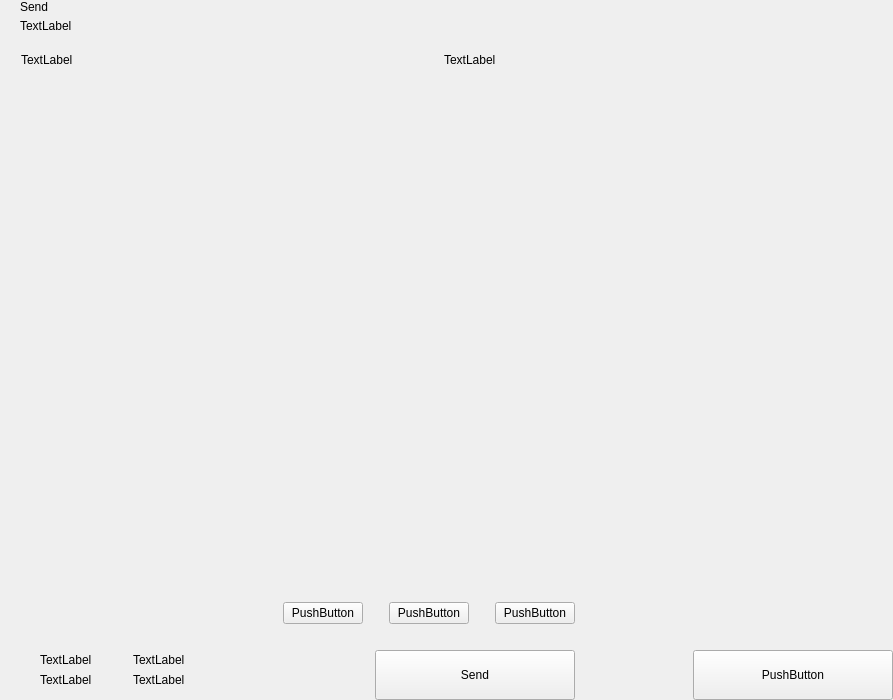
<?xml version="1.0" encoding="UTF-8"?>
<ui version="4.0">
 <class>send</class>
 <widget class="QWidget" name="send">
  <property name="geometry">
   <rect>
    <x>0</x>
    <y>0</y>
    <width>893</width>
    <height>700</height>
   </rect>
  </property>
  <property name="windowTitle">
   <string>Form</string>
  </property>
  <layout class="QHBoxLayout" name="horizontalLayout_2" stretch="2,1">
   <property name="spacing">
    <number>0</number>
   </property>
   <property name="leftMargin">
    <number>0</number>
   </property>
   <property name="topMargin">
    <number>0</number>
   </property>
   <property name="rightMargin">
    <number>0</number>
   </property>
   <property name="bottomMargin">
    <number>0</number>
   </property>
   <item>
    <widget class="QWidget" name="left" native="true">
     <layout class="QVBoxLayout" name="verticalLayout_3">
      <property name="spacing">
       <number>0</number>
      </property>
      <property name="leftMargin">
       <number>0</number>
      </property>
      <property name="topMargin">
       <number>0</number>
      </property>
      <property name="rightMargin">
       <number>0</number>
      </property>
      <property name="bottomMargin">
       <number>0</number>
      </property>
      <item>
       <layout class="QVBoxLayout" name="verticalLayout_22" stretch="0,0,0,1,0,0,0,0">
        <property name="spacing">
         <number>0</number>
        </property>
        <item>
         <layout class="QHBoxLayout" name="horizontalLayout_3">
          <property name="spacing">
           <number>0</number>
          </property>
          <property name="leftMargin">
           <number>20</number>
          </property>
          <property name="rightMargin">
           <number>20</number>
          </property>
          <item>
           <layout class="QVBoxLayout" name="verticalLayout">
            <property name="spacing">
             <number>5</number>
            </property>
            <item>
             <widget class="QLabel" name="labelTitle">
              <property name="text">
               <string>Send</string>
              </property>
              <property name="alignment">
               <set>Qt::AlignLeading|Qt::AlignLeft|Qt::AlignVCenter</set>
              </property>
             </widget>
            </item>
            <item>
             <widget class="QLabel" name="labelSubtitle1">
              <property name="text">
               <string>TextLabel</string>
              </property>
             </widget>
            </item>
           </layout>
          </item>
          <item>
           <spacer name="horizontalSpacer">
            <property name="orientation">
             <enum>Qt::Horizontal</enum>
            </property>
            <property name="sizeHint" stdset="0">
             <size>
              <width>40</width>
              <height>20</height>
             </size>
            </property>
           </spacer>
          </item>
          <item>
           <layout class="QVBoxLayout" name="verticalLayout_6">
            <property name="spacing">
             <number>0</number>
            </property>
           </layout>
          </item>
         </layout>
        </item>
        <item>
         <spacer name="verticalSpacer_2">
          <property name="orientation">
           <enum>Qt::Vertical</enum>
          </property>
          <property name="sizeType">
           <enum>QSizePolicy::Fixed</enum>
          </property>
          <property name="sizeHint" stdset="0">
           <size>
            <width>20</width>
            <height>20</height>
           </size>
          </property>
         </spacer>
        </item>
        <item>
         <layout class="QHBoxLayout" name="horizontalLayout" stretch="6,0,2">
          <property name="spacing">
           <number>0</number>
          </property>
          <property name="leftMargin">
           <number>10</number>
          </property>
          <property name="topMargin">
           <number>0</number>
          </property>
          <property name="rightMargin">
           <number>20</number>
          </property>
          <property name="bottomMargin">
           <number>0</number>
          </property>
          <item>
           <widget class="QLabel" name="labelSubtitleAddress">
            <property name="styleSheet">
             <string notr="true">margin-left:8px;</string>
            </property>
            <property name="text">
             <string>TextLabel</string>
            </property>
           </widget>
          </item>
          <item>
           <spacer name="horizontalSpacer_3">
            <property name="orientation">
             <enum>Qt::Horizontal</enum>
            </property>
            <property name="sizeType">
             <enum>QSizePolicy::Fixed</enum>
            </property>
            <property name="sizeHint" stdset="0">
             <size>
              <width>40</width>
              <height>1</height>
             </size>
            </property>
           </spacer>
          </item>
          <item>
           <widget class="QLabel" name="labelSubtitleAmount">
            <property name="text">
             <string>TextLabel</string>
            </property>
           </widget>
          </item>
         </layout>
        </item>
        <item>
         <widget class="QScrollArea" name="scrollArea">
          <property name="minimumSize">
           <size>
            <width>0</width>
            <height>350</height>
           </size>
          </property>
          <property name="styleSheet">
           <string notr="true">#scrollArea {
            background:transparent;
            margin-top:10px;
}</string>
          </property>
          <property name="horizontalScrollBarPolicy">
           <enum>Qt::ScrollBarAlwaysOff</enum>
          </property>
          <property name="sizeAdjustPolicy">
           <enum>QAbstractScrollArea::AdjustIgnored</enum>
          </property>
          <property name="widgetResizable">
           <bool>true</bool>
          </property>
          <property name="alignment">
           <set>Qt::AlignLeading|Qt::AlignLeft|Qt::AlignTop</set>
          </property>
          <widget class="QWidget" name="scrollAreaWidgetContents">
           <property name="geometry">
            <rect>
             <x>0</x>
             <y>0</y>
             <width>591</width>
             <height>16</height>
            </rect>
           </property>
           <property name="sizePolicy">
            <sizepolicy hsizetype="Preferred" vsizetype="Maximum">
             <horstretch>0</horstretch>
             <verstretch>0</verstretch>
            </sizepolicy>
           </property>
           <property name="autoFillBackground">
            <bool>false</bool>
           </property>
           <property name="styleSheet">
            <string notr="true">#scrollAreaWidgetContents {
             background:transparent;
             }</string>
           </property>
           <layout class="QVBoxLayout" name="verticalLayout_7">
            <property name="spacing">
             <number>0</number>
            </property>
            <property name="sizeConstraint">
             <enum>QLayout::SetDefaultConstraint</enum>
            </property>
            <property name="leftMargin">
             <number>0</number>
            </property>
            <property name="topMargin">
             <number>0</number>
            </property>
            <property name="rightMargin">
             <number>0</number>
            </property>
            <property name="bottomMargin">
             <number>0</number>
            </property>
           </layout>
          </widget>
         </widget>
        </item>
        <item>
         <spacer name="verticalSpacer_4">
          <property name="orientation">
           <enum>Qt::Vertical</enum>
          </property>
          <property name="sizeType">
           <enum>QSizePolicy::Fixed</enum>
          </property>
          <property name="sizeHint" stdset="0">
           <size>
            <width>20</width>
            <height>20</height>
           </size>
          </property>
         </spacer>
        </item>
        <item>
         <layout class="QHBoxLayout" name="horizontalLayout_20">
          <property name="spacing">
           <number>6</number>
          </property>
          <property name="rightMargin">
           <number>20</number>
          </property>
          <item>
           <spacer name="horizontalSpacer_4">
            <property name="orientation">
             <enum>Qt::Horizontal</enum>
            </property>
            <property name="sizeHint" stdset="0">
             <size>
              <width>40</width>
              <height>20</height>
             </size>
            </property>
           </spacer>
          </item>
          <item>
           <widget class="QPushButton" name="pushButtonFee">
            <property name="focusPolicy">
             <enum>Qt::NoFocus</enum>
            </property>
            <property name="text">
             <string>PushButton</string>
            </property>
           </widget>
          </item>
          <item>
           <spacer name="horizontalSpacer_11">
            <property name="orientation">
             <enum>Qt::Horizontal</enum>
            </property>
            <property name="sizeType">
             <enum>QSizePolicy::Minimum</enum>
            </property>
            <property name="sizeHint" stdset="0">
             <size>
              <width>20</width>
              <height>20</height>
             </size>
            </property>
           </spacer>
          </item>
          <item>
           <widget class="QPushButton" name="pushButtonClear">
            <property name="focusPolicy">
             <enum>Qt::NoFocus</enum>
            </property>
            <property name="layoutDirection">
             <enum>Qt::RightToLeft</enum>
            </property>
            <property name="text">
             <string>PushButton</string>
            </property>
           </widget>
          </item>
          <item>
           <spacer name="horizontalSpacer_6">
            <property name="orientation">
             <enum>Qt::Horizontal</enum>
            </property>
            <property name="sizeType">
             <enum>QSizePolicy::Fixed</enum>
            </property>
            <property name="sizeHint" stdset="0">
             <size>
              <width>20</width>
              <height>20</height>
             </size>
            </property>
           </spacer>
          </item>
          <item>
           <widget class="QPushButton" name="pushButtonAddRecipient">
            <property name="focusPolicy">
             <enum>Qt::NoFocus</enum>
            </property>
            <property name="text">
             <string>PushButton</string>
            </property>
           </widget>
          </item>
         </layout>
        </item>
        <item>
         <spacer name="verticalSpacer">
          <property name="orientation">
           <enum>Qt::Vertical</enum>
          </property>
          <property name="sizeType">
           <enum>QSizePolicy::Fixed</enum>
          </property>
          <property name="sizeHint" stdset="0">
           <size>
            <width>20</width>
            <height>16</height>
           </size>
          </property>
         </spacer>
        </item>
        <item>
         <layout class="QHBoxLayout" name="horizontalLayout_7">
          <property name="rightMargin">
           <number>20</number>
          </property>
          <item>
           <layout class="QHBoxLayout" name="horizontalLayout_10">
            <property name="spacing">
             <number>0</number>
            </property>
            <property name="leftMargin">
             <number>8</number>
            </property>
            <item>
             <widget class="QStackedWidget" name="stackedWidget">
              <property name="minimumSize">
               <size>
                <width>0</width>
                <height>60</height>
               </size>
              </property>
              <property name="maximumSize">
               <size>
                <width>16777215</width>
                <height>60</height>
               </size>
              </property>
              <widget class="QWidget" name="page1">
               <layout class="QVBoxLayout" name="verticalLayout_71" stretch="0">
                <property name="spacing">
                 <number>6</number>
                </property>
                <property name="leftMargin">
                 <number>12</number>
                </property>
                <property name="topMargin">
                 <number>0</number>
                </property>
                <property name="rightMargin">
                 <number>0</number>
                </property>
                <property name="bottomMargin">
                 <number>0</number>
                </property>
                <item>
                 <widget class="QWidget" name="coinWidget" native="true">
                  <property name="minimumSize">
                   <size>
                    <width>0</width>
                    <height>60</height>
                   </size>
                  </property>
                  <property name="maximumSize">
                   <size>
                    <width>16777215</width>
                    <height>60</height>
                   </size>
                  </property>
                  <layout class="QHBoxLayout" name="horizontalLayout_9">
                   <property name="spacing">
                    <number>0</number>
                   </property>
                   <property name="leftMargin">
                    <number>20</number>
                   </property>
                   <property name="topMargin">
                    <number>10</number>
                   </property>
                   <property name="rightMargin">
                    <number>20</number>
                   </property>
                   <property name="bottomMargin">
                    <number>10</number>
                   </property>
                   <item>
                    <layout class="QVBoxLayout" name="verticalSend">
                     <property name="spacing">
                      <number>0</number>
                     </property>
                     <item>
                      <widget class="QLabel" name="labelTitleTotalSend">
                       <property name="text">
                        <string>TextLabel</string>
                       </property>
                      </widget>
                     </item>
                     <item>
                      <widget class="QLabel" name="labelAmountSend">
                       <property name="text">
                        <string>TextLabel</string>
                       </property>
                      </widget>
                     </item>
                    </layout>
                   </item>
                   <item>
                    <spacer name="horizontalSpacer_9">
                     <property name="orientation">
                      <enum>Qt::Horizontal</enum>
                     </property>
                     <property name="sizeType">
                      <enum>QSizePolicy::Fixed</enum>
                     </property>
                     <property name="sizeHint" stdset="0">
                      <size>
                       <width>20</width>
                       <height>20</height>
                      </size>
                     </property>
                    </spacer>
                   </item>
                   <item>
                    <widget class="QLabel" name="labelLine">
                     <property name="minimumSize">
                      <size>
                       <width>1</width>
                       <height>0</height>
                      </size>
                     </property>
                     <property name="maximumSize">
                      <size>
                       <width>1</width>
                       <height>16777215</height>
                      </size>
                     </property>
                     <property name="text">
                      <string/>
                     </property>
                    </widget>
                   </item>
                   <item>
                    <spacer name="horizontalSpacer_10">
                     <property name="orientation">
                      <enum>Qt::Horizontal</enum>
                     </property>
                     <property name="sizeType">
                      <enum>QSizePolicy::Fixed</enum>
                     </property>
                     <property name="sizeHint" stdset="0">
                      <size>
                       <width>20</width>
                       <height>20</height>
                      </size>
                     </property>
                    </spacer>
                   </item>
                   <item>
                    <layout class="QVBoxLayout" name="verticalRemaining">
                     <property name="spacing">
                      <number>0</number>
                     </property>
                     <item>
                      <widget class="QLabel" name="labelTitleTotalRemaining">
                       <property name="text">
                        <string>TextLabel</string>
                       </property>
                      </widget>
                     </item>
                     <item>
                      <widget class="QLabel" name="labelAmountRemaining">
                       <property name="text">
                        <string>TextLabel</string>
                       </property>
                      </widget>
                     </item>
                    </layout>
                   </item>
                  </layout>
                 </widget>
                </item>
               </layout>
              </widget>
              <widget class="QWidget" name="page_2"/>
             </widget>
            </item>
           </layout>
          </item>
          <item>
           <spacer name="horizontalSpacer_5">
            <property name="orientation">
             <enum>Qt::Horizontal</enum>
            </property>
            <property name="sizeType">
             <enum>QSizePolicy::Expanding</enum>
            </property>
            <property name="sizeHint" stdset="0">
             <size>
              <width>40</width>
              <height>20</height>
             </size>
            </property>
           </spacer>
          </item>
          <item alignment="Qt::AlignBottom">
           <widget class="QPushButton" name="pushButtonSave">
            <property name="minimumSize">
             <size>
              <width>200</width>
              <height>50</height>
             </size>
            </property>
            <property name="maximumSize">
             <size>
              <width>200</width>
              <height>50</height>
             </size>
            </property>
            <property name="focusPolicy">
             <enum>Qt::NoFocus</enum>
            </property>
            <property name="text">
             <string>Send</string>
            </property>
           </widget>
          </item>
         </layout>
        </item>
       </layout>
      </item>
     </layout>
    </widget>
   </item>
   <item>
    <widget class="QWidget" name="right" native="true">
     <layout class="QVBoxLayout" name="verticalLayout_5">
      <property name="leftMargin">
       <number>0</number>
      </property>
      <property name="topMargin">
       <number>0</number>
      </property>
      <property name="rightMargin">
       <number>0</number>
      </property>
      <property name="bottomMargin">
       <number>0</number>
      </property>
      <item>
       <layout class="QVBoxLayout" name="verticalLayout_4">
        <property name="spacing">
         <number>6</number>
        </property>
        <item>
         <widget class="OptionButton" name="btnCoinControl" native="true">
          <property name="minimumSize">
           <size>
            <width>0</width>
            <height>50</height>
           </size>
          </property>
         </widget>
        </item>
        <item>
         <widget class="OptionButton" name="btnChangeAddress" native="true">
          <property name="minimumSize">
           <size>
            <width>0</width>
            <height>50</height>
           </size>
          </property>
         </widget>
        </item>
        <item>
         <widget class="OptionButton" name="btnUri" native="true">
          <property name="minimumSize">
           <size>
            <width>0</width>
            <height>50</height>
           </size>
          </property>
         </widget>
        </item>
        <item>
         <spacer name="verticalSpacer_5">
          <property name="orientation">
           <enum>Qt::Vertical</enum>
          </property>
          <property name="sizeHint" stdset="0">
           <size>
            <width>20</width>
            <height>40</height>
           </size>
          </property>
         </spacer>
        </item>
        <item>
         <layout class="QHBoxLayout" name="horizontalLayout_8">
          <item>
           <spacer name="horizontalSpacer_7">
            <property name="orientation">
             <enum>Qt::Horizontal</enum>
            </property>
            <property name="sizeHint" stdset="0">
             <size>
              <width>40</width>
              <height>20</height>
             </size>
            </property>
           </spacer>
          </item>
          <item>
           <widget class="QPushButton" name="pushButtonReset">
            <property name="minimumSize">
             <size>
              <width>200</width>
              <height>50</height>
             </size>
            </property>
            <property name="maximumSize">
             <size>
              <width>200</width>
              <height>50</height>
             </size>
            </property>
            <property name="focusPolicy">
             <enum>Qt::NoFocus</enum>
            </property>
            <property name="text">
             <string>PushButton</string>
            </property>
           </widget>
          </item>
         </layout>
        </item>
       </layout>
      </item>
     </layout>
    </widget>
   </item>
  </layout>
 </widget>
 <customwidgets>
  <customwidget>
   <class>OptionButton</class>
   <extends>QWidget</extends>
   <header>qt/jericoin/optionbutton.h</header>
   <container>1</container>
  </customwidget>
 </customwidgets>
 <resources/>
 <connections/>
</ui>
